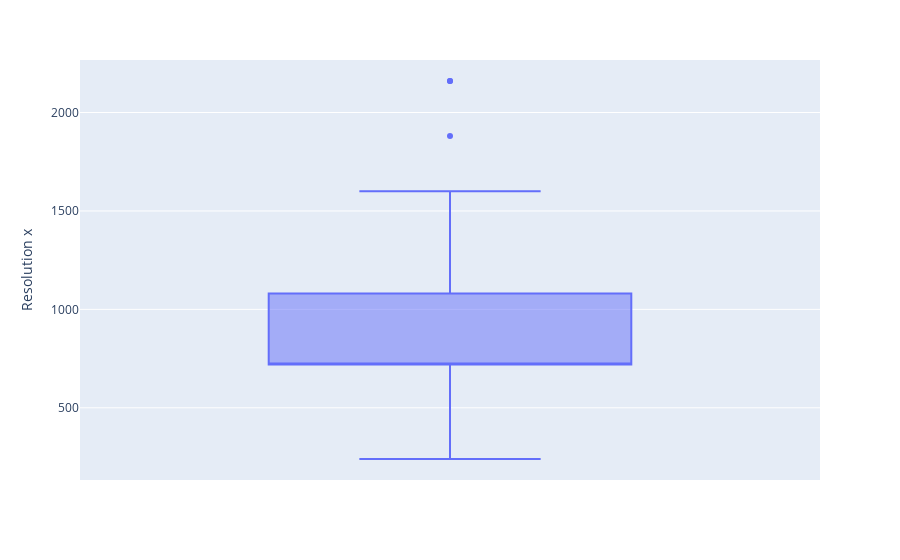
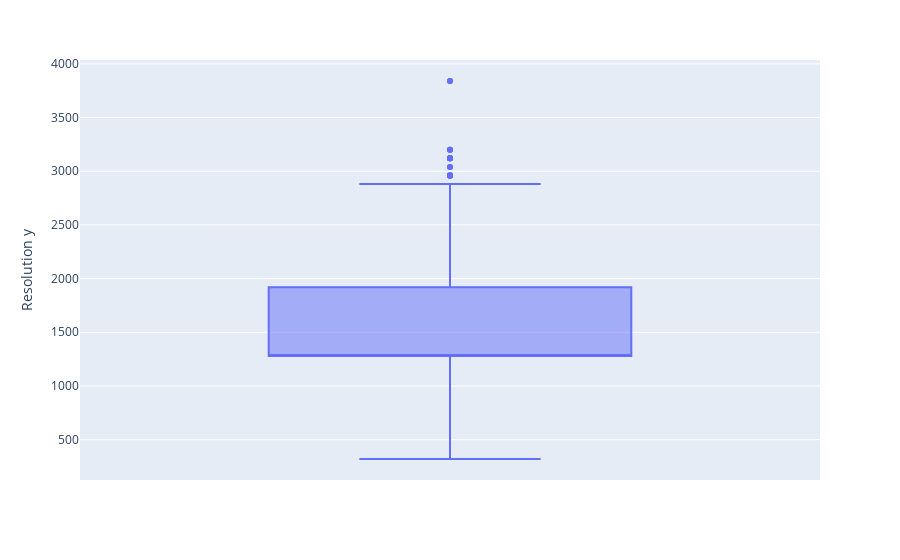
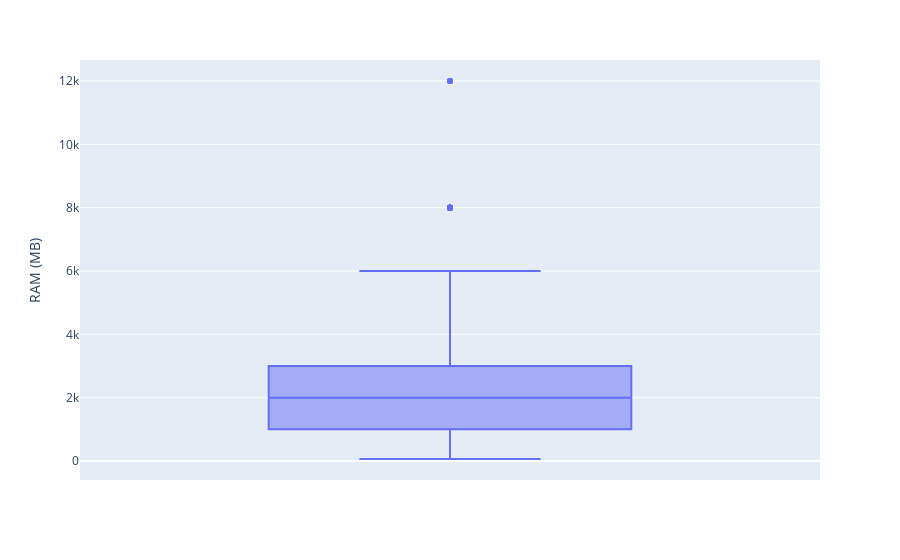

The code cell stored with these charts, in order, in its notebook:
### Code cell
for i in col :
    fig=px.box(df,y=i)
    fig.show()

### Figure 1 — Plotly figure (JSON) as saved in the notebook; plotly's stock layout.template omitted (floating-point values rounded to 4 significant figures; data arrays with more than 128 entries replaced by an {"elided": "..."} marker saying what was removed)
{"data": [{"alignmentgroup": "True", "hovertemplate": "Resolution x=%{y}<extra></extra>", "legendgroup": "", "marker": {"color": "#636efa"}, "name": "", "notched": false, "offsetgroup": "", "orientation": "v", "showlegend": false, "type": "box", "x0": " ", "xaxis": "x", "y": {"elided": "1359 int values"}, "y0": " ", "yaxis": "y"}], "layout": {"boxmode": "group", "legend": {"tracegroupgap": 0}, "margin": {"t": 60}, "xaxis": {"anchor": "y", "domain": [0, 1]}, "yaxis": {"anchor": "x", "domain": [0, 1], "title": {"text": "Resolution x"}}}}

### Figure 2 — Plotly figure (JSON) as saved in the notebook; plotly's stock layout.template omitted (floating-point values rounded to 4 significant figures; data arrays with more than 128 entries replaced by an {"elided": "..."} marker saying what was removed)
{"data": [{"alignmentgroup": "True", "hovertemplate": "Resolution y=%{y}<extra></extra>", "legendgroup": "", "marker": {"color": "#636efa"}, "name": "", "notched": false, "offsetgroup": "", "orientation": "v", "showlegend": false, "type": "box", "x0": " ", "xaxis": "x", "y": {"elided": "1359 int values"}, "y0": " ", "yaxis": "y"}], "layout": {"boxmode": "group", "legend": {"tracegroupgap": 0}, "margin": {"t": 60}, "xaxis": {"anchor": "y", "domain": [0, 1]}, "yaxis": {"anchor": "x", "domain": [0, 1], "title": {"text": "Resolution y"}}}}

### Figure 3 — Plotly figure (JSON) as saved in the notebook; plotly's stock layout.template omitted (floating-point values rounded to 4 significant figures; data arrays with more than 128 entries replaced by an {"elided": "..."} marker saying what was removed)
{"data": [{"alignmentgroup": "True", "hovertemplate": "RAM (MB)=%{y}<extra></extra>", "legendgroup": "", "marker": {"color": "#636efa"}, "name": "", "notched": false, "offsetgroup": "", "orientation": "v", "showlegend": false, "type": "box", "x0": " ", "xaxis": "x", "y": {"elided": "1359 int values"}, "y0": " ", "yaxis": "y"}], "layout": {"boxmode": "group", "legend": {"tracegroupgap": 0}, "margin": {"t": 60}, "xaxis": {"anchor": "y", "domain": [0, 1]}, "yaxis": {"anchor": "x", "domain": [0, 1], "title": {"text": "RAM (MB)"}}}}
